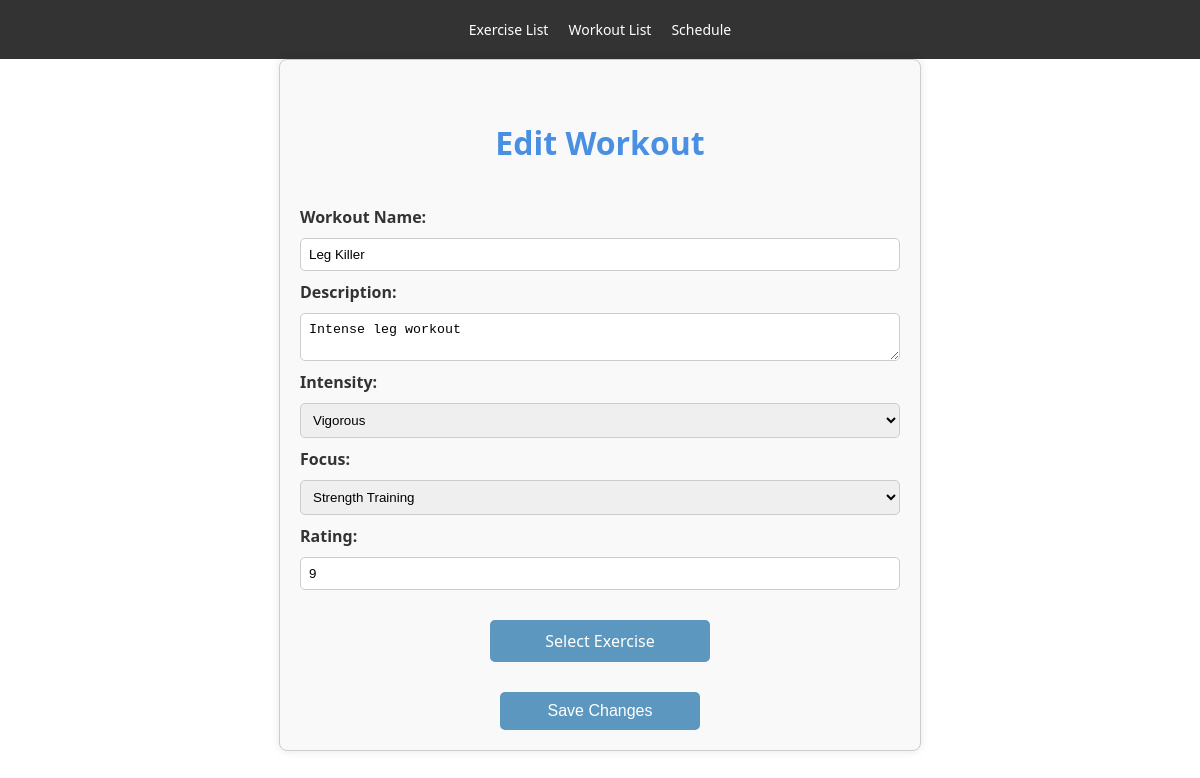
The app's page /edit-workout/3 with its own data.
### tables this page shows
CREATE TABLE Workout (
    workout_id INTEGER PRIMARY KEY,
    name TEXT,
    description TEXT,
    rating INTEGER CHECK (rating >= 1 AND rating <= 10),
    focus TEXT CHECK (focus IN ('Strength Training', 'Cardiovascular Health', 'Weight Loss', 'Flexibility', 'Balance and Coordination', 'Endurance Training', 'High-Intensity Interval Training (HIIT)', 'Muscle Toning', 'Core Strengthening', 'Functional Fitness', 'Rehabilitation and Recovery', 'Sports Specific Training', 'Bodybuilding', 'Circuit Training', 'Mind-Body Wellness')),
    intensity TEXT CHECK (intensity IN ('Light', 'Moderate', 'Vigorous'))
);

### app.py (the view)
@app.route('/edit-workout/<int:workout_id>', methods=['GET', 'POST'])
def edit_workout(workout_id):
    db = get_db()
    if request.method == 'POST':
        name = request.form['name']
        description = request.form.get('description', '')
        intensity = request.form.get('intensity', '')
        focus = request.form.get('focus', '')
        db.execute("UPDATE Workout SET name=?, description=?, intensity=?, focus=? WHERE workout_id=?",
                   (name, description, intensity, focus, workout_id))
        db.commit()
        return redirect(url_for('workout_list'))
    else:
        cur = db.cursor()
        cur.execute("SELECT * FROM Workout WHERE workout_id = ?", (workout_id,))
        workout = cur.fetchone()
        if workout:
            return render_template('edit-workout.html', workout=workout, workout_id=workout_id)
        else:
            flash("Workout not found", "error")
            return redirect(url_for('workout_list'))

### app.py (called while the page is built)
def get_db():
    if 'sqlite_db' not in g:
        g.sqlite_db = sqlite3.connect(DATABASE)
        g.sqlite_db.row_factory = sqlite3.Row
    return g.sqlite_db

### templates/edit-workout.html (shortened to what this page needs)
<!DOCTYPE html>
<html lang="en">
<head>
    <link rel="stylesheet" href="{{ url_for('static', filename='styles.css') }}">
</head>
<body>
    <header>
        <nav>
            <ul>
                <li><a href="{{ url_for('exercise_list') }}">Exercise List</a></li>
                <li><a href="{{ url_for('workout_list') }}">Workout List</a></li>
                <li><a href="{{ url_for('schedule') }}">Schedule</a></li>
            </ul>
        </nav>
    </header>
    <div class="form-container">
        <h1>Edit Workout</h1>
        <form id="edit-workout-form" action="" method="POST">
            <label for="name">Workout Name:</label>
            <input type="text" id="name" name="name" value="{{ workout.name }}" required>
            <label for="description">Description:</label>
            <textarea id="description" name="description">{{ workout.description }}</textarea>
            <label for="intensity">Intensity:</label>
            <select id="intensity" name="intensity" required>
                <option value="Vigorous" {% if workout.intensity == 'Vigorous' %} selected {% endif %}>Vigorous</option>
            </select>
            <label for="focus">Focus:</label>
            <select id="focus" name="focus" required>
                <option value="Strength Training" {% if workout.focus == 'Strength Training' %} selected {% endif %}>Strength Training</option>
            </select>
            <label for="rating">Rating:</label>
            <input type="number" id="rating" name="rating" min="1" max="10" value="{{ workout.rating }}" required>
            <a href="{{ url_for('edit_select_exercise', workout_id=workout_id) }}" id="select-exercise-link">Select Exercise</a>
            <button type="submit">Save Changes</button>
        </form>
    </div>
</body>
</html>

### static/styles.css (style rules this page uses)
body { font-family: 'Segoe UI', Tahoma, Geneva, Verdana, sans-serif; margin: 0; padding: 0; background-color: #ffffff; color: #333; height: 100vh; }
h1 { color: #4a90e2; text-align: center; padding: 20px 0; }
ul { list-style-type: none; padding: 0; }
li { font-size: 14px; color: #555; }
.form-container { width: 80%; max-width: 600px; margin: 0 auto; padding: 20px; border: 1px solid #ccc; border-radius: 8px; background-color: #f9f9f9; box-shadow: 0 0 10px rgba(0, 0, 0, 0.1); }
.form-container form { display: grid; gap: 10px; }
.form-container label { font-weight: bold; }
.form-container input, .form-container select, .form-container textarea { width: 100%; padding: 8px; border: 1px solid #ccc; border-radius: 5px; box-sizing: border-box; }
.form-container button { display: block; width: 200px; margin: 20px auto 0; padding: 10px; font-size: 16px; color: #fff; background-color: #5c97bf; border: none; border-radius: 5px; cursor: pointer; text-align: center; text-decoration: none; }
button, .btn { padding: 8px 15px; margin-right: 5px; font-size: 14px; color: #fff; background-color: #5c97bf; border: none; border-radius: 5px; cursor: pointer; }
nav { background: #333; color: #fff; padding: 20px 0; text-align: center; }
nav ul { padding: 0; margin: 0; display: flex; justify-content: center; }
nav ul li { display: inline-block; margin-right: 20px; }
nav ul li:last-child { margin-right: 0; }
nav ul li a { color: #fff; text-decoration: none; }
#add-exercise-btn, #add-workout-btn, #select-exercise-link { display: block; width: 200px; margin: 20px auto 0; padding: 10px; font-size: 16px; color: #fff; background-color: #5c97bf; border: none; border-radius: 5px; cursor: pointer; text-align: center; text-decoration: none; }
.input[type="text"], textarea { border: 1px solid #ccc; border-radius: 4px; }

### records on screen
Workout: name "Leg Killer", description "Intense leg workout", intensity "Vigorous", focus "Strength Training", rating "9"
